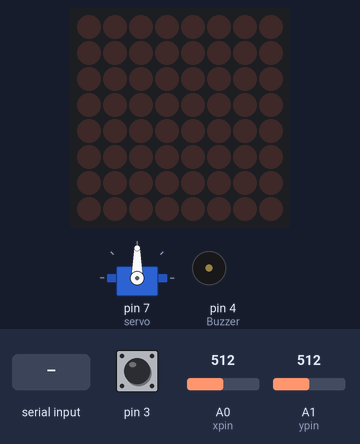
Recording of a sketch running on a simulated Arduino Uno, built with avr-gcc and run on an emulated ATmega328P. On the bench: servo, 8×8 LED matrix, buzzer (waves = sounding). The inputs (shaded band) are chosen by the test bench; at power-on: A1 (ypin) = 512, A0 (xpin) = 512, pin 3 HIGH.

Above: at 1.2 s.
1.3 s: A1 (ypin) set to 240
At 2.9 s:
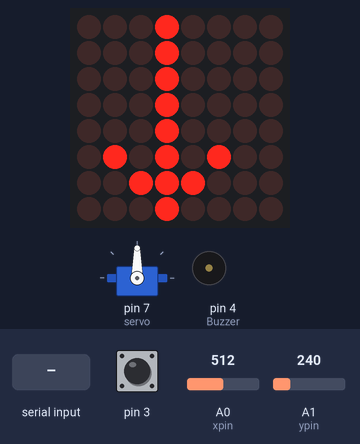
4.3 s: "a" received over the second serial link
At 7.1 s:
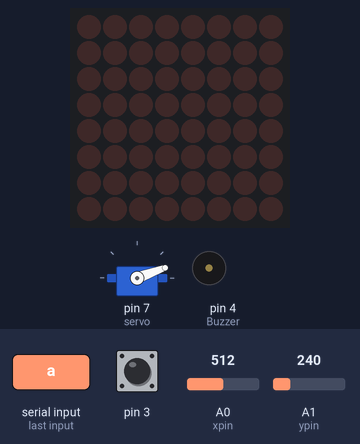
7.3 s: A1 (ypin) set to 262
8.8 s: A0 (xpin) set to 240
At 9.4 s:
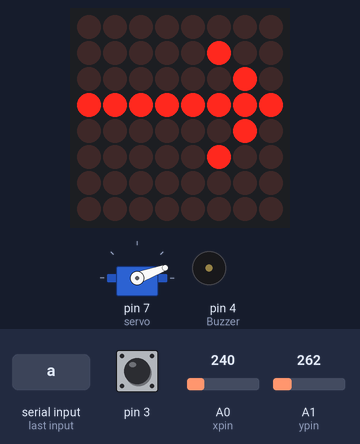
11.8 s: "b" received over the second serial link
At 13.9 s:
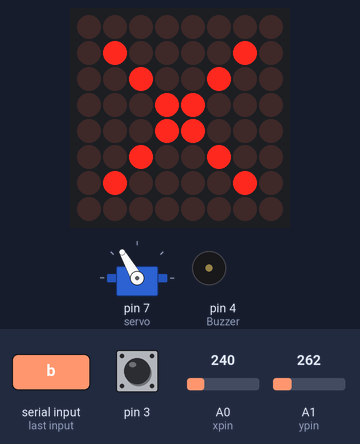
14.8 s: A0 (xpin) set to 263
Timing chart, 0 to 17.3 s (numbered marks = the images above; inputs shaded):
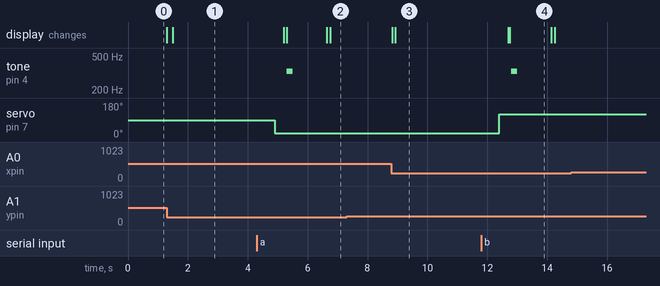

The sketch:

password.ino
```cpp
// 조이스틱+아두이노+매트릭스+서보모터+블루투스(비밀번호 구현)
#include "LedControl.h"
#include<Servo.h>
#include <SoftwareSerial.h>

int Buzzer = 4;
#define C 262 // 도
#define D 294 // 레
#define E 330 // 미
#define F 349 // 파
#define G 392 // 솔
#define A 440 // 라
#define B 494 // 시

int tempo = 200; // duration 옵션 값 설정
int notes[25] = { E,G,B };
int notes2[25] = {B};

SoftwareSerial bluetooth(8, 9); // 8번 TX, 9번 RX
Servo servo;
int value = 0;
LedControl lc = LedControl(12, 11, 10, 1);
int xpin = A0;
int ypin = A1;

char key;
char* secretCode = "0123";  //비밀번호 설정
char password[10];
int position = 0;
int wrong = 0;
int complete = 0;

byte space[8] = { B00000000, B00000000, B00000000, B00000000, B00000000, B00000000, B00000000};
byte up[8] = { B00010000, B00111000, B01010100, B00010000, B00010000, B00010000, B00010000, B00010000};//위
byte right[8] ={B00000000,B00000100,B00000010,B11111111,B00000010,B00000100,B00000000,B00000000};//오른쪽
byte down[8] = { B00010000, B00010000, B00010000, B00010000, B00010000, B01010100, B00111000, B00010000};//아래
byte left[8] ={B00000000,B00100000,B01000000,B11111111,B01000000,B00100000,B00000000,B00000000};//왼쪽
byte o[8] = {B00000000, B00111100, B01000010,  B01000010,  B01000010,  B01000010,  B00111100};
byte x[8] = {B00000000, B01000010, B00100100, B00011000, B00011000,B00100100, B01000010};

void setup(){
   pinMode(Buzzer,OUTPUT);
  bluetooth.begin(9600);
  servo.attach(7);
  lc.shutdown(0, false);
  lc.setIntensity(0, 8);
  lc.clearDisplay(0);
  pinMode(3,INPUT_PULLUP);
  digitalWrite(3,HIGH);
  Serial.begin(9600);
}

void loop(){
  char val = bluetooth.read();
  int xval = analogRead(xpin);
  int yval = analogRead(ypin);
  int buttonpressed = digitalRead(3);

  if(val == 'a')
  {
     servo.write(20);
  }
  if(val == 'b')
  {
     servo.write(120);
  }


  if (buttonpressed == 0){
     servo.write(20);
  }
  if(yval >= 800){ //위 //왼
    for (int row = 0; row < 8; row++){
      lc.setRow(0, row, up[row]);
      delay(25);
    }
    key = '3'; //3
  }
  else if (yval <=250){ //아래 //오
    for (int row = 0; row < 8; row++){
      lc.setRow(0, row, down[row]);
      delay(25);
    }
    key = '1';   //1
  }
  else if (xval >= 800){ //왼쪽 //아래
    for (int row = 0; row < 8; row++){
      lc.setRow(0, row, left[row]);
      delay(25);
    }
    key = '2';   //2
  }
  else if (xval <= 250) { //오른쪽 //위
    for (int row = 0; row < 8; row++){
      lc.setRow(0, row, right[row]);
      delay(25);
    }
    key = '0';  //0
  }
  else {
    key = '~';
  }
  if((key >= '0' && key <= '3')){
    if(key == '~'){
      position = position;
    }
    else if(key == secretCode[position]){ // 해당 자리에 맞는 비밀번호가 입력됬을 경우
      position++; // 다음 자리로 넘어 감
    }

    else if(key != secretCode[position]){ // 해당 자리에 맞지 않는 비밀번호가 입력됬을 경우
      position++; /**********/
      wrong++; // 비밀번호 오류 값을 늘려준다

    }

    if(position == 4){ // 4자리 비밀번호가 모두 맞았을 경우
      if(wrong != 0) {
        for (int row = 0; row < 8; row++){
          lc.setRow(0, row, x[row]);
          delay(25);
        }
        tone (Buzzer, notes[ 0 ], tempo);
        delay(300);
      }
      else {
        for (int row = 0; row < 8; row++){
          lc.setRow(0, row, o[row]);
          delay(25);
        }
        servo.write(120);
        for (int i = 0; i < 3; i++) {
          tone (Buzzer, notes[ i ], tempo);
          delay(300);
        }
      }
      position = 0;
      wrong =0;
      delay(1000);
      for (int row = 0; row < 8; row++){
          lc.setRow(0, row, space[row]);
          delay(25);
      }
    }

    delay(1000);

  }
}
```

Measured:
- after the input at 1.3 s, the display: first changes at once (image 1 shows a later state)
- after the input at 4.3 s, servo on pin 7 (servo): 90° → 20° after 0.61 s; the display: first changes after 0.91 s (image 2 shows a later state)
- after the input at 7.3 s, every drawn part: stays the same
- after the input at 8.8 s, the display: first changes at once (image 3 shows a later state)
- after the input at 11.8 s, servo on pin 7 (servo): 20° → 120° after 0.61 s; the display: first changes after 0.91 s (image 4 shows a later state)
- after the input at 14.8 s, every drawn part: stays the same
- what the display in image 4 shows lasts 1.3 s, from 12.8 s to 14.1 s
